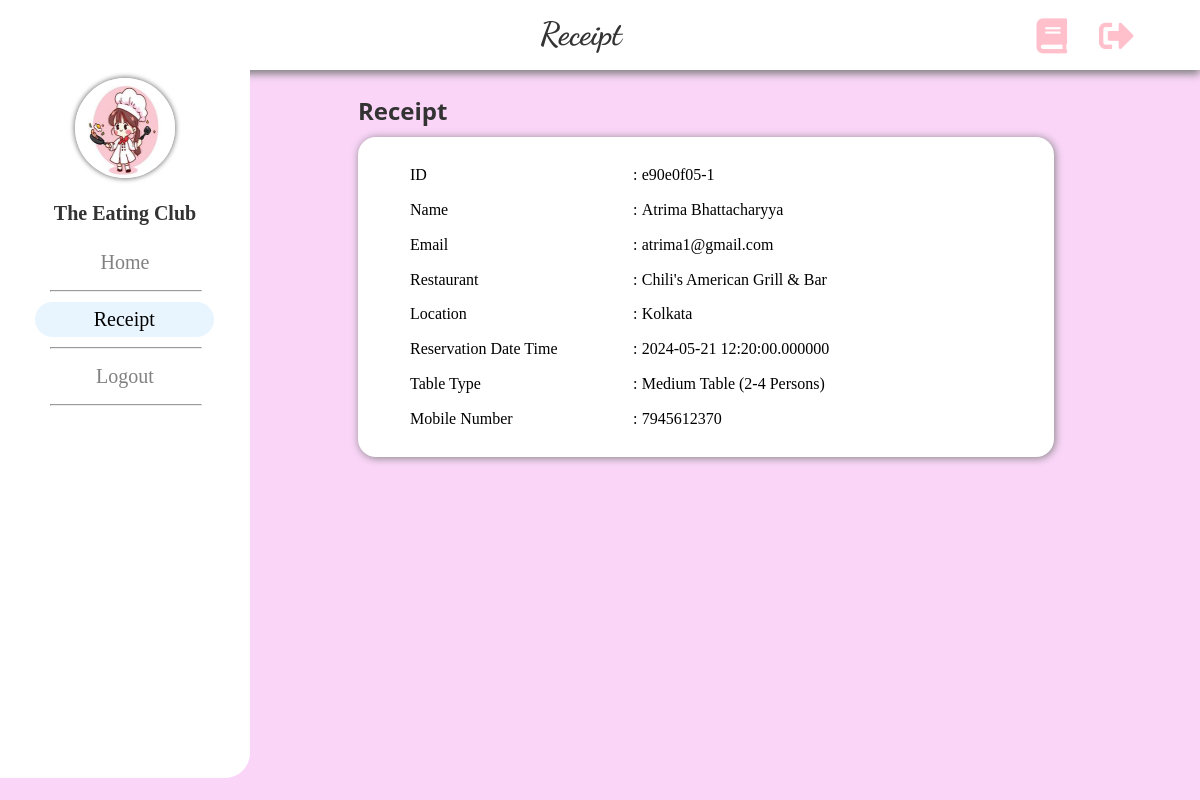
Screenshot of /receipt.php (signed in) with the database file from the repository.
### tables this page shows
CREATE TABLE `booktable` (
  `r_id` int(11) NOT NULL,
  `uni_id` varchar(10) NOT NULL,
  `name` varchar(255) NOT NULL,
  `email` varchar(255) NOT NULL,
  `restaurant` varchar(255) NOT NULL,
  `location` varchar(255) NOT NULL,
  `reservationdatetime` datetime(6) NOT NULL,
  `tabletype` varchar(100) NOT NULL,
  `mobnumber` bigint(20) NOT NULL
);

### receipt.php (the view, shortened to what this page needs)
<!DOCTYPE html>
<html lang="en">
<head>
    <link rel="stylesheet" href="r.css">
    <link rel="stylesheet" href="https://cdnjs.cloudflare.com/ajax/libs/font-awesome/5.12.1/css/all.min.css">
</head>
<body>
<div class="navbar-top">
    <div class="title">
        <h1>Receipt</h1>
    </div>
    <ul>
        <li><a href="booktable.html"><i class="fas fa-book" style="font-size:35px; color:pink;"></i></a></li>
        <li><a href="index.html"><i class="fa fa-sign-out-alt" style="font-size:35px; color:pink;"></i></a></li>
    </ul>
</div>
<div class="sidenav">
    <div class="profile">
        <img src="logo.jpg" alt="" width="100" height="100">
        <div class="name">The Eating Club</div>
    </div>
    <div class="sidenav-url">
        <div class="url">
            <a href="swigy.html">Home</a>
            <hr align="center">
        </div>
        <div class="url">
            <a href="orders.php" class="active">Receipt</a>
            <hr align="center">
        </div>
        <div class="url">
            <a href="index.html">Logout</a>
            <hr align="center">
        </div>
    </div>
</div>
<div class="main">
    <h2>Receipt</h2>
    <div class="card">
            <div class="card-body">
                <table>
                    <tbody>
                    <?php
                        include 'server.php';
                        $user_id = $_SESSION['user_id'];
                        $sql = "SELECT * FROM booktable WHERE email IN (SELECT username FROM users WHERE u_id = ?)";
                        $stmt = $conn->prepare($sql);
                        $stmt->bind_param("i", $user_id);
                        $stmt->execute();
                        $result = $stmt->get_result();
                        $reservation = $result->fetch_assoc();
                    ?>
                        <tr><td><p>ID</td><td>:</td><td> <?php echo htmlspecialchars($reservation['uni_id']); ?></p></td></tr>
                        <tr><td><p>Name</td><td>:</td><td> <?php echo htmlspecialchars($reservation['name']); ?></p></td></tr>
                        <tr><td><p>Email</td><td>:</td><td><?php echo htmlspecialchars($reservation['email']); ?></p></td></tr>
                        <tr><td><p>Restaurant</td><td>:</td><td> <?php echo htmlspecialchars($reservation['restaurant']); ?></p></td></tr>
                        <tr><td><p>Location</td><td>:</td><td> <?php echo htmlspecialchars($reservation['location']); ?></p></td></tr>
                        <tr><td><p>Reservation Date Time</td><td>:</td><td> <?php echo htmlspecialchars($reservation['reservationdatetime']); ?></p></td></tr>
                        <tr><td><p>Table Type</td><td>:</td><td> <?php echo htmlspecialchars($reservation['tabletype']); ?></p></td></tr>
                        <tr><td><p>Mobile Number</td><td>:</td><td> <?php echo htmlspecialchars($reservation['mobnumber']); ?></p></td></tr>
                    </tbody>
                </table>
            </div>
        </div>
    </div>
</body>
</html>

### r.css (style rules this page uses)
* { margin: 0; padding: 0px; }
body { background-color: #fad5f8; font-family: 'Times New Roman', Times, serif; }
.navbar-top { background-color: #fff; color: #333; box-shadow: 0px 4px 8px 0px grey; height: 70px; }
.title { font-family: 'Dancing Script', cursive; padding-top: 15px; position: absolute; left: 45%; }
.navbar-top ul { float: right; list-style-type: none; margin: 0; padding: 18px 50px 0 40px; }
.navbar-top ul li { float: left; }
.navbar-top ul li a { color: #333; padding: 14px 16px; text-align: center; text-decoration: none; }
.sidenav { background-color: #fff; color: #333; border-bottom-right-radius: 25px; height: 86%; left: 0; overflow-x: hidden; padding-top: 20px; position: absolute; top: 70px; width: 250px; }
.profile { margin-bottom: 20px; margin-top: -12px; text-align: center; }
.profile img { border-radius: 50%; box-shadow: 0px 0px 5px 1px grey; }
.name { font-size: 20px; font-weight: bold; padding-top: 20px; }
.url, hr { text-align: center; }
.url hr { margin-left: 20%; width: 60%; }
.url a { color: #818181; display: block; font-size: 20px; margin: 10px 0; padding: 6px 8px; text-decoration: none; }
.url a:hover, .url .active { background-color: #e8f5ff; border-radius: 28px; color: #000; margin-left: 14%; width: 65%; }
.main { margin-top: 2%; margin-left: 29%; font-size: 28px; padding: 0 10px; width: 58%; }
.main h2 { color: #333; font-family: 'Segoe UI', Tahoma, Geneva, Verdana, sans-serif; font-size: 24px; margin-bottom: 10px; }
.main .card { background-color: #fff; border-radius: 18px; box-shadow: 1px 1px 8px 0 grey; height: 280px; margin-bottom: 20px; padding: 20px 0 20px 50px; }
.main .card table { border: none; font-size: 16px; height: 280px; width: 80%; }

### rows the page displays
booktable: uni "e90e0f05-1", name "Atrima Bhattacharyya", email "atrima1@gmail.com", restaurant "Chili's American Grill & Bar", location "Kolkata", reservationdatetime "2024-05-21 12:20:00.000000", tabletype "Medium Table (2-4 Persons)", mobnumber "7945612370"
